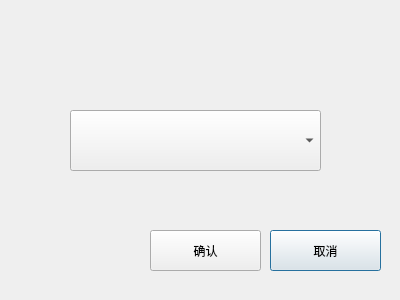
<?xml version="1.0" encoding="UTF-8"?>
<ui version="4.0">
 <class>MyTip</class>
 <widget class="QDialog" name="MyTip">
  <property name="geometry">
   <rect>
    <x>0</x>
    <y>0</y>
    <width>400</width>
    <height>300</height>
   </rect>
  </property>
  <property name="windowTitle">
   <string>MyTip</string>
  </property>
  <property name="styleSheet">
   <string notr="true">image: url(:/QtGuiApplication/Resources/tip_background.jpg);</string>
  </property>
  <widget class="QPushButton" name="tipCancel">
   <property name="geometry">
    <rect>
     <x>270</x>
     <y>230</y>
     <width>111</width>
     <height>41</height>
    </rect>
   </property>
   <property name="cursor">
    <cursorShape>PointingHandCursor</cursorShape>
   </property>
   <property name="text">
    <string>取消</string>
   </property>
  </widget>
  <widget class="QPushButton" name="tipOK">
   <property name="geometry">
    <rect>
     <x>150</x>
     <y>230</y>
     <width>111</width>
     <height>41</height>
    </rect>
   </property>
   <property name="cursor">
    <cursorShape>PointingHandCursor</cursorShape>
   </property>
   <property name="text">
    <string>确认</string>
   </property>
  </widget>
  <widget class="QComboBox" name="mohu_station">
   <property name="geometry">
    <rect>
     <x>70</x>
     <y>110</y>
     <width>251</width>
     <height>61</height>
    </rect>
   </property>
   <property name="cursor">
    <cursorShape>PointingHandCursor</cursorShape>
   </property>
   <property name="autoFillBackground">
    <bool>false</bool>
   </property>
   <property name="styleSheet">
    <string notr="true">font: 18pt &quot;Adobe Arabic&quot;;</string>
   </property>
  </widget>
 </widget>
 <layoutdefault spacing="6" margin="11"/>
 <resources>
  <include location="../QtGuiApplication.qrc"/>
 </resources>
 <connections/>
</ui>
